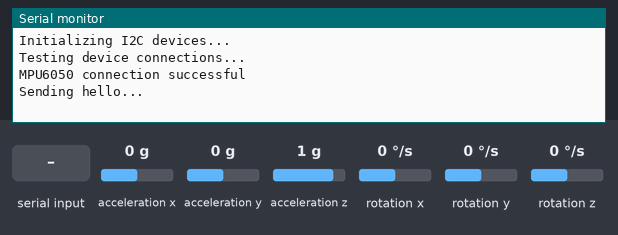
A sketch run on a simulated Arduino Uno, built with avr-gcc and run on an emulated ATmega328P. Parts: the last lines printed to the serial monitor. The inputs (shaded band) are chosen by the test bench; at power-on: acceleration x 0 g, acceleration y 0 g, acceleration z 1 g, rotation x 0 °/s, rotation y 0 °/s, rotation z 0 °/s. The modem accepts every AT command (registered, SIM ready, sends succeed) and sends nothing else.

Above: at 0.8 s.
0.9 s: "2" received over the second serial link
At 1.7 s:
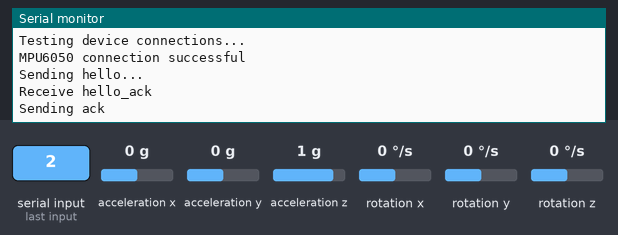
2.4 s: "5" received over the second serial link
At 2.9 s:
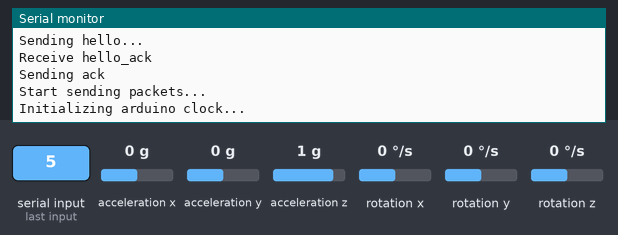

Measured:
- after the input at 0.9 s, the serial monitor: prints a new line at once (image 1)
- after the input at 2.4 s, the serial monitor: prints a new line at once (image 2)

The sketch:

slave.ino
```cpp
#include "Wire.h"
#include "I2Cdev.h"
#include "MPU6050.h"
#include "clock.h"
#include <SoftwareSerial.h>
SoftwareSerial BTSerial(8, 9); // RX | TX

//#define AT_MODE

MPU6050 imu(0x68);

int16_t ax, ay, az;
int16_t gx, gy, gz;

uint16_t counter = 0;

Clock cl;

byte global_carry = 0;
byte global_ms = 0;

unsigned long pre = 0;
unsigned long diff = 0;

/* Packet format:
 *  Totally 20 bytes for one packet
 *    counter  ax  ay  az  gx  gy  gz  millis  redundant "!"
 *       1     2   2   2   2   2   2     1        5       1
 */

void setup() {
    Wire.begin();
    Serial.begin(115200);
    BTSerial.begin(115200);

    /*===========init sensor==========*/
    Serial.println("Initializing I2C devices...");
    imu.initialize();
    Serial.println("Testing device connections...");
    Serial.println(imu.testConnection() ? "MPU6050 connection successful" : "MPU6050 connection failed");

    /*=============handshake==========*/
    handshaking();
    /*=============clock==============*/
    Serial.println("Initializing arduino clock...");
    attachInterrupt(digitalPinToInterrupt(7), clockCounter, RISING);
    /*************************************************************
     * clockInt is our interrupt, clockCounter function is       *
     * called when invoked on a RISING clock edge                *
     *                                                           *
     *        Arduino's PWM pins: 3, 5, 6, 9, 10, 11             *
     *        Arduino micro interrupt pins: 0, 1, 2, 3, 7        *
     *                                                           *
     * pin3 is used for the sensor(SCL), so we choose PWM pin11  *
     * and attach it to interrupt pin7                           *
     *************************************************************/
    //cl.startClock(0, 0, 0);
    //time_synchronize();
    delay(3000);
    //cl.startClock(0, 0, 0);
}

void loop() {
    #ifdef AT_MODE
        if(BTSerial.available()){
            char c = BTSerial.read();
            Serial.print(c);
        }
        if(Serial.available()){
            BTSerial.write(Serial.read());
        }
    #endif

    // Calculate counter (one byte)
    if(counter > 255){
        counter = 0;
    }
    send_counter(counter);
    counter++;

    // Request sensor data
    // time latency: 2ms
    pre = millis();
    imu.getMotion6(&ax, &ay, &az, &gx, &gy, &gz);
    diff = millis()-pre;

    //cal_clock();

    send_two_byte(ax); send_two_byte(ay); send_two_byte(az);
    send_two_byte(gx); send_two_byte(gy); send_two_byte(gz);

    BTSerial.write("0");

    for(int i=0;i<5;i++){
        BTSerial.write("0");
    }

    BTSerial.write("!");

    delay(10-diff);
}

void handshaking(){
    // Send hello message
    Serial.println("Sending hello...");
    BTSerial.write(1);

    // Receive hello message
    unsigned long timer1 = millis();
    unsigned long timer2;
    while(true){
        if(BTSerial.available()){
            char h = BTSerial.read();
            if(h == '2'){
                Serial.println("Receive hello_ack");
                break;
            }
        }
        else{
            timer2 = millis();
            if((timer2 - timer1) > 1000){
                BTSerial.write(1);
                timer1 = millis();
            }
        }
    }

    // Send ACK
    BTSerial.write(3);
    Serial.println("Sending ack");
    while(true){
        if(BTSerial.available()){
            //do nothing
            break;
        }
    }
    Serial.println("Start sending packets...");
}

void time_synchronize(){
    int packet_num = 0;
    while(packet_num < 7){
        if(BTSerial.available()){
            char c = BTSerial.read();
            if(c == '5' && packet_num != 0){
                cal_clock();
                BTSerial.write(global_carry);
                BTSerial.write(global_ms);
                packet_num++;
            }
            else if(c == '5'){
                cl.startClock(0, 0, 0);
                cal_clock();
                BTSerial.write(global_carry);
                BTSerial.write(global_ms);
                packet_num++;
            }
        }
    }
}

// Send counter (one byte)
void send_counter(int count){
    byte low; // unsigned
    low = count & 0xFF;

    // Special case when conflit appears
    if(low == 0x21){
        low = 0x22;
        counter++;
    }

    int rcounter = counter;
    if(counter > 0x21)
        rcounter--;

    /*Serial.print(counter);
    Serial.print("\t");*/

    BTSerial.write(low);
}

// Send two byte data
void send_two_byte(long int val){
    byte high, low;
    high = val >> 8 & 0xFF;
    low = val & 0xFF;
    // Special case when conflit appears
    if(high == 0x21){
        if(low >= 0x7f){
            high = 0x22;
            low = 0x00;
        }
        else{
            high = 0x20;
            low = 0xff;
        }
    }
    else if(low == 0x21){
        low = 0x22;
    }
    BTSerial.write(high);
    BTSerial.write(low);
}

void cal_clock(){
    byte ms = masterClock%256;
    byte carry = masterClock/256;

    /*if(masterClock >= 256){
        masterClock -= 256;
    }

    if(ms == 0x21)
        ms == 0x22;*/

    global_ms = ms;
    global_carry = carry;
}
```
